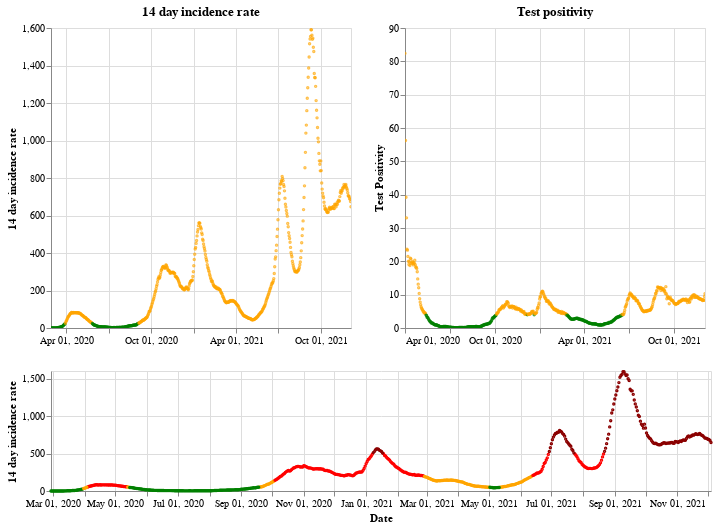

Write notebook code for a chart like this one.
### Markdown cell above
## Scotland

### Code cell
plot_traffic_light('Scotland')

### Figure 1 — Vega-Lite specification as saved in the notebook (floating-point values rounded to 4 significant figures; data arrays with more than 128 entries replaced by an {"elided": "..."} marker saying what was removed)
{"config": {"view": {"continuousWidth": 400, "continuousHeight": 300}}, "vconcat": [{"hconcat": [{"mark": {"type": "point", "size": 2}, "encoding": {"color": {"condition": {"value": "green", "test": "(datum.twoWeeklyCasesRate <= 25)"}, "value": "orange"}, "tooltip": [{"type": "nominal", "field": "areaName"}, {"type": "temporal", "field": "date"}, {"type": "quantitative", "field": "twoWeeklyCasesRate"}, {"type": "quantitative", "field": "testPositivity"}], "x": {"type": "temporal", "axis": {"title": ""}, "field": "date", "scale": {"domain": {"selection": "DateBrush"}}, "timeUnit": "yearmonthdate"}, "y": {"type": "quantitative", "axis": {"title": "14 day incidence rate"}, "field": "twoWeeklyCasesRate"}}, "title": "14 day incidence rate", "width": 300}, {"mark": {"type": "point", "size": 2}, "encoding": {"color": {"condition": {"value": "green", "test": "(datum.testPositivity <= 4)"}, "value": "orange"}, "tooltip": [{"type": "nominal", "field": "areaName"}, {"type": "temporal", "field": "date"}, {"type": "quantitative", "field": "twoWeeklyCasesRate"}, {"type": "quantitative", "field": "testPositivity"}], "x": {"type": "temporal", "axis": {"title": ""}, "field": "date", "scale": {"domain": {"selection": "DateBrush"}}, "timeUnit": "yearmonthdate"}, "y": {"type": "quantitative", "axis": {"title": "Test Positivity"}, "field": "testPositivity"}}, "title": "Test positivity", "width": 300}]}, {"layer": [{"mark": {"type": "point", "size": 2}, "encoding": {"color": {"condition": {"value": "orange", "test": "(((datum.testPositivity < 4) && (datum.twoWeeklyCasesRate >= 50)) && (datum.twoWeeklyCasesRate < 200))"}, "value": "red"}, "opacity": {"condition": {"value": 1, "test": "((datum.twoWeeklyCasesRate >= 50) && (datum.twoWeeklyCasesRate < 500))"}, "value": 0}, "tooltip": [{"type": "nominal", "field": "areaName"}, {"type": "temporal", "field": "date"}, {"type": "quantitative", "field": "twoWeeklyCasesRate"}, {"type": "quantitative", "field": "testPositivity"}], "x": {"type": "temporal", "axis": {"title": "Date"}, "field": "date", "timeUnit": "yearmonthdate"}, "y": {"type": "quantitative", "axis": {"title": "14 day incidence rate"}, "field": "twoWeeklyCasesRate"}}, "selection": {"DateBrush": {"type": "interval", "encodings": ["x"], "fields": ["Time"]}}}, {"mark": {"type": "point", "size": 2}, "encoding": {"color": {"value": "darkred"}, "opacity": {"condition": {"value": 1, "test": "(datum.twoWeeklyCasesRate >= 500)"}, "value": 0}, "tooltip": [{"type": "nominal", "field": "areaName"}, {"type": "temporal", "field": "date"}, {"type": "quantitative", "field": "twoWeeklyCasesRate"}, {"type": "quantitative", "field": "testPositivity"}], "x": {"type": "temporal", "axis": {"title": "Date"}, "field": "date", "timeUnit": "yearmonthdate"}, "y": {"type": "quantitative", "axis": {"title": "14 day incidence rate"}, "field": "twoWeeklyCasesRate"}}}, {"mark": {"type": "point", "size": 2}, "encoding": {"color": {"condition": {"value": "green", "test": "((datum.testPositivity < 4) && (datum.twoWeeklyCasesRate < 50))"}, "value": "orange"}, "opacity": {"condition": {"value": 1, "test": "(datum.twoWeeklyCasesRate < 50)"}, "value": 0}, "tooltip": [{"type": "nominal", "field": "areaName"}, {"type": "temporal", "field": "date"}, {"type": "quantitative", "field": "twoWeeklyCasesRate"}, {"type": "quantitative", "field": "testPositivity"}], "x": {"type": "temporal", "axis": {"title": "Date"}, "field": "date", "timeUnit": "yearmonthdate"}, "y": {"type": "quantitative", "axis": {"title": "14 day incidence rate"}, "field": "twoWeeklyCasesRate"}}}], "height": 120, "width": 660}], "data": {"name": "data-961343a00264d7a5820251539ca81c09"}, "$schema": "https://vega.github.io/schema/vega-lite/v4.8.1.json", "datasets": {"data-961343a00264d7a5820251539ca81c09": {"elided": "646 records"}}}
